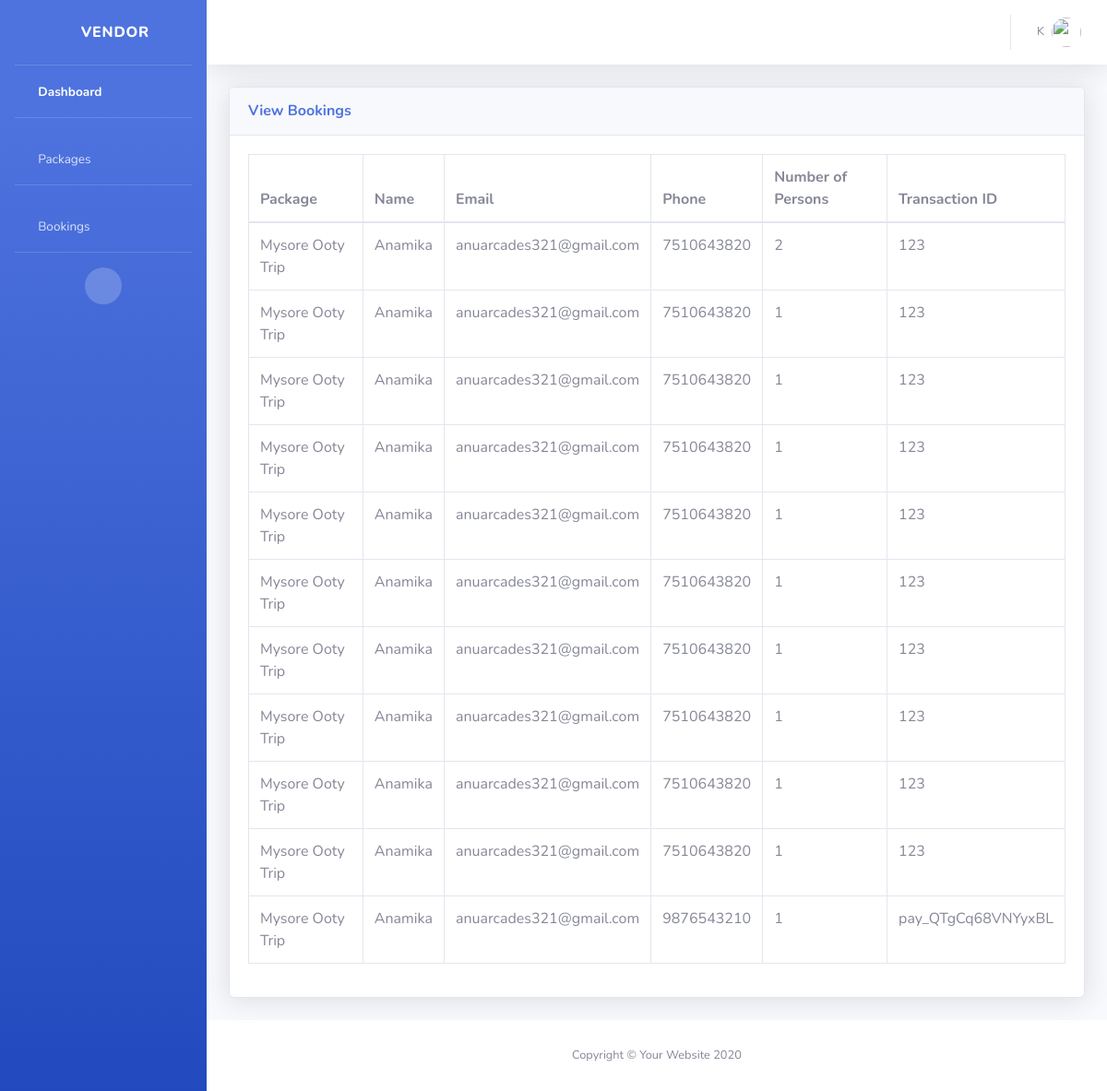
Screenshot of /bookings/ (signed in) with the database file from the repository.
### vendor/models.py (models this page shows)
class booking_table(models.Model):
    package_id = models.ForeignKey(package_table,on_delete=models.SET_DEFAULT,default=1)
    name = models.CharField(max_length=90, default=None)
    email = models.CharField(max_length=90, default=None)
    phone = models.CharField(max_length=10, default=None)
    no_of_persons = models.IntegerField()
    price = models.FloatField()
    payment_status = models.CharField(max_length=30)
    transaction_id = models.CharField(max_length=90, default="123")
    user_id = models.ForeignKey(register_table, on_delete=models.SET_DEFAULT, default=1)
    booking_status = models.CharField(max_length=30, default=None)
    created_at=models.DateTimeField()
    updated_at=models.DateTimeField()
    class Meta:
        db_table = "bookings"

class package_table(models.Model):
    package_name=models.CharField(max_length=100)
    destination=models.CharField(max_length=100)
    duration=models.CharField(max_length=50)
    price=models.FloatField()
    created_at=models.DateTimeField()
    updated_at=models.DateTimeField()
    description=models.CharField( max_length=150)
    start_date=models.DateField()
    end_date=models.DateField()
    images=models.ImageField(upload_to='images/')
    status=models.CharField(max_length=20)
    vendor_id=models.ForeignKey(register_table,on_delete=models.SET_DEFAULT,default=1)
    class Meta:
        db_table="packages"

### vendor/views.py (the view)
# urls.py: path('bookings/',views.bookings),
def bookings(request):
    bookings = booking_table.objects.filter(booking_status='booked')
    return render(request,'bookings.html', {'bookings': bookings})

### vendor/templates/bookings.html (shortened to what this page needs)
<!DOCTYPE html>
<html lang="en">
{% load static %}
<head>
    <link href="{% static 'vendor/fontawesome-free/css/all.min.css' %}" rel="stylesheet" type="text/css">
    <link href="{% static 'css/sb-admin-2.min.css' %}" rel="stylesheet">
    <link href="{% static 'css/vendor_style.css' %}" rel="stylesheet">
</head>
<body id="page-top">
    <div id="wrapper">
        <ul class="navbar-nav bg-gradient-primary sidebar sidebar-dark accordion" id="accordionSidebar">
            <a class="sidebar-brand d-flex align-items-center justify-content-center" href="">
                <div class="sidebar-brand-icon rotate-n-15">
                    <i class="fas fa-laugh-wink"></i>
                </div>
                <div class="sidebar-brand-text mx-3">Vendor</div>
            </a>
            <hr class="sidebar-divider my-0">
            <li class="nav-item active">
                <a class="nav-link" href="/vendor_index/">
                    <i class="fas fa-fw fa-tachometer-alt"></i>
                    <span>Dashboard</span></a>
            </li>
            <hr class="sidebar-divider">
            <li class="nav-item">
                <a class="nav-link collapsed" href="#" data-toggle="collapse" data-target="#collapseTwo"
                    aria-expanded="true" aria-controls="collapseTwo">
                    <i class="fas fa-fw fa-cog"></i>
                    <span>Packages</span>
                </a>
            </li>
            <hr class="sidebar-divider">
            <li class="nav-item">
                <a class="nav-link" href="/bookings/">
                    <i class="fas fa-fw fa-table"></i>
                    <span>Bookings</span></a>
            </li>
            <hr class="sidebar-divider d-none d-md-block">
            <div class="text-center d-none d-md-inline">
                <button class="rounded-circle border-0" id="sidebarToggle"></button>
            </div>
        </ul>
        <div id="content-wrapper" class="d-flex flex-column">
            <div id="content">
                <nav class="navbar navbar-expand navbar-light bg-white topbar mb-4 static-top shadow">
                    <ul class="navbar-nav ml-auto">
                        <li class="nav-item dropdown no-arrow">
                            <a class="nav-link dropdown-toggle" href="#" id="userDropdown" role="button"
                                data-toggle="dropdown" aria-haspopup="true" aria-expanded="false">
                                <span class="mr-2 d-none d-lg-inline text-gray-600 small">{{request.session.name}}</span>
                                <img class="img-profile rounded-circle"
                                    src="{% static 'img/undraw_profile.svg' %}">
                            </a>
                        </li>
                    </ul>
                </nav>
                <div class="container-fluid">
                    <div class="card shadow mb-4">
                        <div class="card-header py-3">
                            <h6 class="m-0 font-weight-bold text-primary">View Bookings</h6>
                        </div>
                        <div class="card-body">
                            <div class="table-responsive">
                                <table class="table table-bordered" id="dataTable" width="100%" cellspacing="0">
                                    <thead>
                                        <tr>
                                            <th>Package</th>
                                            <th>Name</th>
                                            <th>Email</th>
                                            <th>Phone</th>
                                            <th>Number of Persons</th>
                                            <th>Transaction ID</th>
                                        </tr>
                                    </thead>
                                    <tbody>
                                        {% for data in bookings %}
                                        <tr>
                                            <td>{{data.package_id.package_name}}</td>
                                            <td>{{data.name}}</td>
                                            <td>{{data.email}}</td>
                                            <td>{{data.phone}}</td>
                                            <td>{{data.no_of_persons}}</td>
                                            <td>{{data.transaction_id}}</td>
                                        </tr>
                                        {% endfor %}
                                    </tbody>
                                </table>
                            </div>
                        </div>
                    </div>
                </div>
            </div>
            <footer class="sticky-footer bg-white">
                <div class="container my-auto">
                    <div class="copyright text-center my-auto">
                        <span>Copyright &copy; Your Website 2020</span>
                    </div>
                </div>
            </footer>
        </div>
    </div>
</body>
</html>

### rows the page displays
booking_table: package_id.package_name "Mysore Ooty Trip", name "Anamika", email "anuarcades321@gmail.com", phone "7510643820", no_of_persons "2", transaction_id "123"
booking_table: package_id.package_name "Mysore Ooty Trip", name "Anamika", email "anuarcades321@gmail.com", phone "7510643820", no_of_persons "1", transaction_id "123"
booking_table: package_id.package_name "Mysore Ooty Trip", name "Anamika", email "anuarcades321@gmail.com", phone "7510643820", no_of_persons "1", transaction_id "123"
booking_table: package_id.package_name "Mysore Ooty Trip", name "Anamika", email "anuarcades321@gmail.com", phone "7510643820", no_of_persons "1", transaction_id "123"
booking_table: package_id.package_name "Mysore Ooty Trip", name "Anamika", email "anuarcades321@gmail.com", phone "7510643820", no_of_persons "1", transaction_id "123"
booking_table: package_id.package_name "Mysore Ooty Trip", name "Anamika", email "anuarcades321@gmail.com", phone "7510643820", no_of_persons "1", transaction_id "123"
booking_table: package_id.package_name "Mysore Ooty Trip", name "Anamika", email "anuarcades321@gmail.com", phone "7510643820", no_of_persons "1", transaction_id "123"
booking_table: package_id.package_name "Mysore Ooty Trip", name "Anamika", email "anuarcades321@gmail.com", phone "7510643820", no_of_persons "1", transaction_id "123"
booking_table: package_id.package_name "Mysore Ooty Trip", name "Anamika", email "anuarcades321@gmail.com", phone "7510643820", no_of_persons "1", transaction_id "123"
booking_table: package_id.package_name "Mysore Ooty Trip", name "Anamika", email "anuarcades321@gmail.com", phone "7510643820", no_of_persons "1", transaction_id "123"
booking_table: package_id.package_name "Mysore Ooty Trip", name "Anamika", email "anuarcades321@gmail.com", phone "9876543210", no_of_persons "1", transaction_id "pay_QTgCq68VNYyxBL"

### other values shown
{{ request.session.name }} "K"
